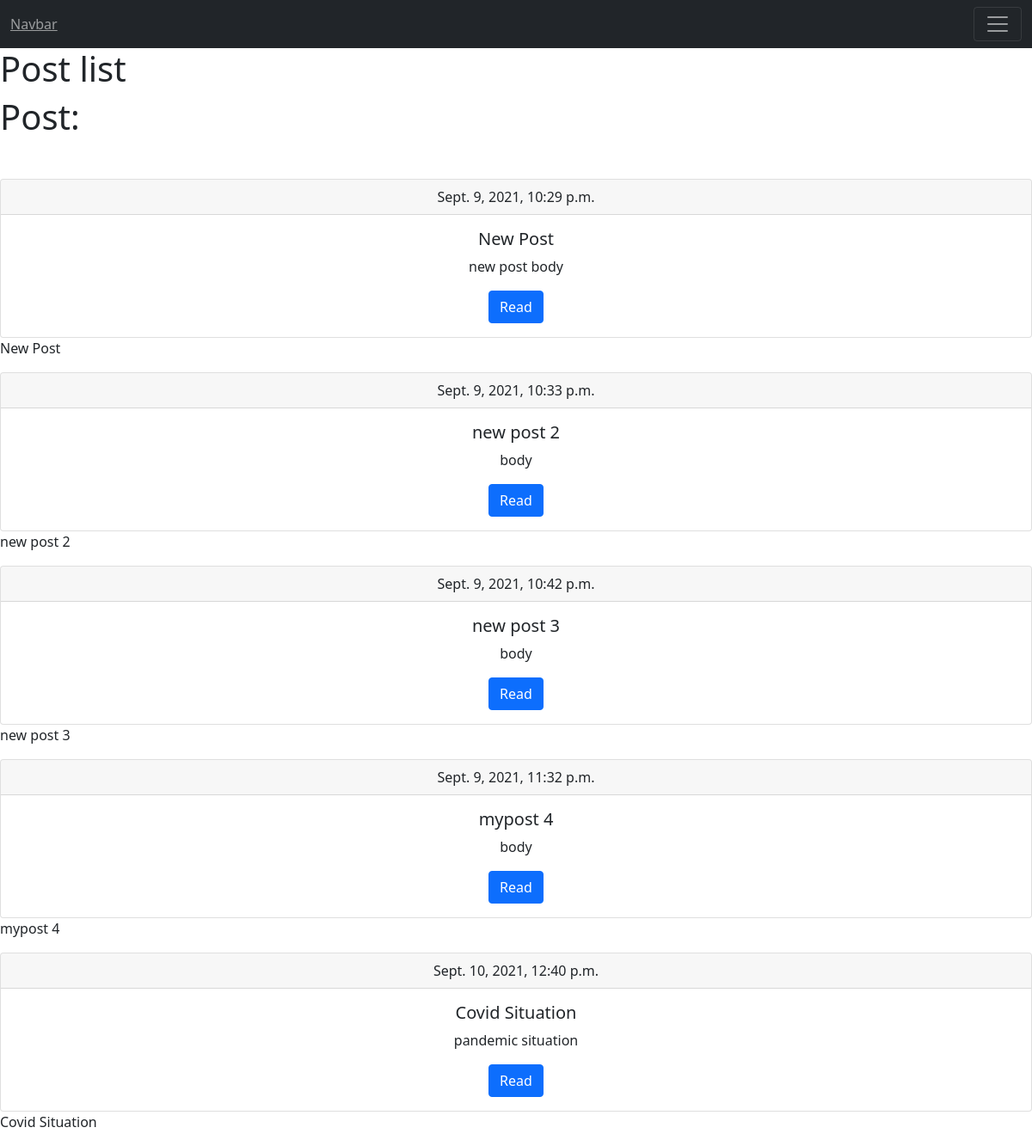
The app's page /posts.html/ with its own data.
### TechnicalCourses/models.py (models this page shows, shortened)
class Post(models.Model):
    title = models.CharField(max_length=150, db_index=True)
    slug = models.SlugField(max_length=150, unique=True)
    body = models.TextField(blank=True, db_index=True)
    tags = models.ManyToManyField('Tag', blank=True, related_name='posts')
    date_pub = models.DateTimeField(auto_now_add=True)

### TechnicalCourses/views.py (the view)
# urls.py: path('posts.html/', views.posts_list, name='posts_list_url'),
def posts_list(request):
    posts = Post.objects.all()
    return render(request, 'TechnicalCourses/posts.html', context={'posts': posts})

### TechnicalCourses/templates/TechnicalCourses/posts.html (shortened to what this page needs)
<!DOCTYPE html>
<html lang="en">
<head>
  <link href="https://cdn.jsdelivr.net/npm/bootstrap@5.1.1/dist/css/bootstrap.min.css" rel="stylesheet">
</head>
<body>
<nav class="navbar navbar-dark bg-dark">
  <div class="container-fluid">
    <a class="navbar-text" href="#">Navbar</a>
    <button class="navbar-toggler" type="button" data-bs-toggle="collapse" data-bs-target="#navbarSupportedContent" aria-controls="navbarSupportedContent" aria-expanded="false" aria-label="Toggle navigation">
      <span class="navbar-toggler-icon"></span>
    </button>
  </div>
</nav>
{% block title %}
<h1> Post list </h1>
{% endblock %}
{% block content %}
<h1 class="mb-5">Post:</h1>
{% for post in posts %}
<div class="card text-center">
  <div class="card-header">
   {{post.date_pub}}
  </div>
  <div class="card-body txt-center">
    <h5 class="card-title">{{ post.title }}</h5>
    <p class="card-text">{{ post.body |truncatewords:15 }}</p>
    <a href="#" class="btn btn-primary" >Read</a>
  </div>
</div>
<p>
    {{post.title}}
</p>
{% endfor %}
{% endblock %}
</body>
</html>

### records on screen
Post: date_pub "Sept. 9, 2021, 10:29 p.m.", title "New Post", body "new post body"
Post: date_pub "Sept. 9, 2021, 10:33 p.m.", title "new post 2", body "body"
Post: date_pub "Sept. 9, 2021, 10:42 p.m.", title "new post 3", body "body"
Post: date_pub "Sept. 9, 2021, 11:32 p.m.", title "mypost 4", body "body"
Post: date_pub "Sept. 10, 2021, 12:40 p.m.", title "Covid Situation", body "pandemic situation"
